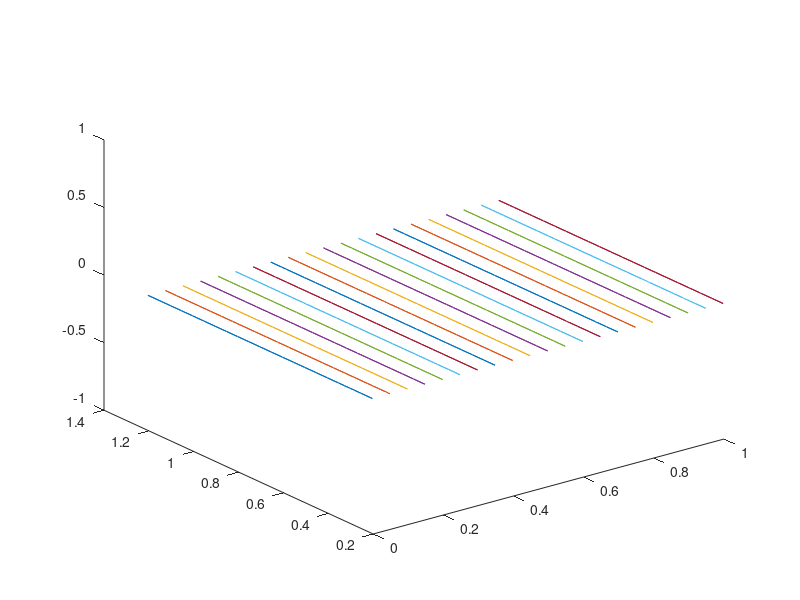

MATLAB code for this plot: (Note: this script raises an error after producing the figure.)
x = 0:0.05:1;
[A,B,W] = meshgrid(x);

% u_anion = exp(-W+B)/exp(1);
% u_cation = exp(-W+A)/exp(1);
% u_neut = exp(-A-B)/exp(2);
% u_mixbed = exp(A+B+W)/exp(3);
% test = exp(A+B)/exp(2);
% surf(A,B,test)

%x=water
x = 0:0.05:1;
y = 0:0.05:1;
u = 0.3;

%y = base
y_m2 = plot3(x, (-x-log(u)), zeros(length(x))); %Mixbed
hold on
y_a = plot3(x, (x-(log(u)+1)), zeros(length(x))); % Anion

%z = acid
z_m =  plot3(x, zeros(length(x)), (-x-log(u))); %Mixbed
z_c = plot3(x, zeros(length(x)), (x-(log(u)+1))); % Cation

%x = base, y = acid
z_n1 = plot3(zeros(length(x)), y, (y+0.2)); %Neut
z_n2 = plot3(zeros(length(x)), y, (y-0.2)); %Neut
z_m = plot3(zeros(length(x)),y,-y-log(u)); %Mixbed

%%
 z_m =  surf(x, y, ones(length(x),1)*(-x-log(u))); %Mixbed
 z_c = surf(x, y, ones(length(x),1)*(x-(log(u)+1))); % Cation

 z_n1 = surf(x, y, ones(length(y),1)*(y+0.2)); %Neut
z_n2 = surf(x, y, ones(length(y),1)*(y-0.2)); %Neut
z_m = surf(x ,y,ones(length(y),1)*-y-log(u)); %Mixbed


xlim([0 1])
ylim([0 1])
zlim([0 1])


%%
%Water and base

%x = water, y = base 

x = 0:0.05:1;
u = 0.3;

a = area(x, (x-(log(u)+1))); % Anion
hold on

m = area(x, (-x-log(u))); %Mixbed

set(gca,'Color',[0.8 0.8 0.8]);
a.FaceColor = [1 1 1];
m.FaceColor = [1 1 1];
m_line = plot(x, (-x-log(u))); %Mixbed
a_line = plot(x, (x-(log(u)+1))); % Anion
l = legend([m_line, a_line],'Mixbed','Anion');
set(l,'color','w')

xlabel('water'),ylabel('base');
% ylim([0 1])
% xlim([0 1])

%for completeness
y = 1:0.05:1.4;
X=1;
%f = area(y, (1.4)*X); %Mixbed
%f.FaceColor = [1 1 1];

scatter(mixbed(:,3),mixbed(:,2));
scatter(anion(:,3),anion(:,2));
%%
%Water and base

x = 0:0.05:1;
u = 0.3;

a = area(x, (x-(log(u)+1))); % Anion
hold on

m = area(x, (-x-log(u))); %Mixbed
set(gca,'Color',[0.99 0.91 0.79]);
%99.22% red, 91.76% green and 79.61% blue,
a.FaceColor = [1 1 1];
m.FaceColor = [1 1 1];
m_line = plot(x, (-x-log(u))); %Mixbed
c_line = plot(x, (x-(log(u)+1))); % Anion
l = legend([m_line, c_line],'Mixbed','Cation');
set(l,'color','w')

xlabel('water'),ylabel('acid');
% ylim([0 1])
% xlim([0 1])

scatter(mixbed(:,2),mixbed(:,3));
scatter(cation(:,3),cation(:,2));
%%
%Base & Acid
x = 0:0.05:1;
u = 0.3;

n1 = area(x, (x+0.2)); % Neut1
hold on
n2 = area(x, (x-0.2)); %Neut2
m = area(x,-x-log(u));

set(gca,'Color',[1 1 1 ]);
%99.22% red, 91.76% green and 79.61% blue
n1.FaceColor = [0.99 0.91 0.79];
n2.FaceColor = [1 1 1];
m.FaceColor = [1 1 1];

n1_line = plot(x, (x+0.2)); %Neut
n2_line = plot(x, (x-0.2)); %Neut
m_line = plot(x,-x-log(u)); %Mixbed

l = legend([n1_line, n2_line, m_line],'Neut_1','Neut_2', 'Mixbed');
set(l,'color','w')

xlabel('base'),ylabel('acid');
% ylim([0 1])
% xlim([0 1])


s_n = scatter(neut(:,2),neut(:,1));
s_m = scatter(mixbed(:,2),mixbed(:,1));
leg = legend([s_n, s_m],'scatter neut','scatter mixbed');

